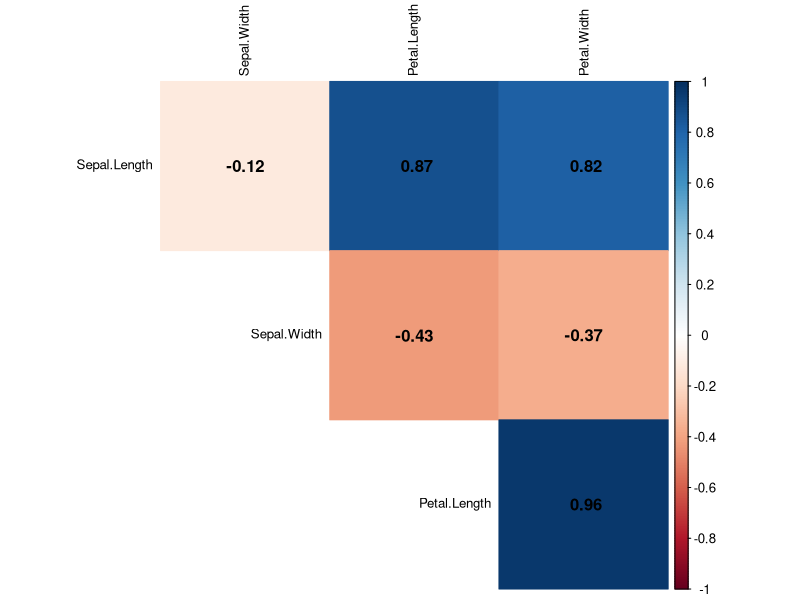

R code for this plot:
# Install required package if not already installed
# install.packages("corrplot")

# Load the corrplot library
library(corrplot)

# Load iris dataset
data("iris")

# Calculate the correlation matrix for numeric columns (Sepal.Length, Sepal.Width, Petal.Length, Petal.Width)
cor_matrix <- cor(iris[, 1:4])

# Create correlogram
corrplot(cor_matrix, 
         method = "color",     # Color-coded correlations
         type = "upper",       # Only show upper half of the matrix
         tl.col = "black",     # Label color
         tl.cex = 0.8,         # Label size
         addCoef.col = "black", # Add correlation coefficients
         diag = FALSE)         # Do not show diagonal (self-correlation)
